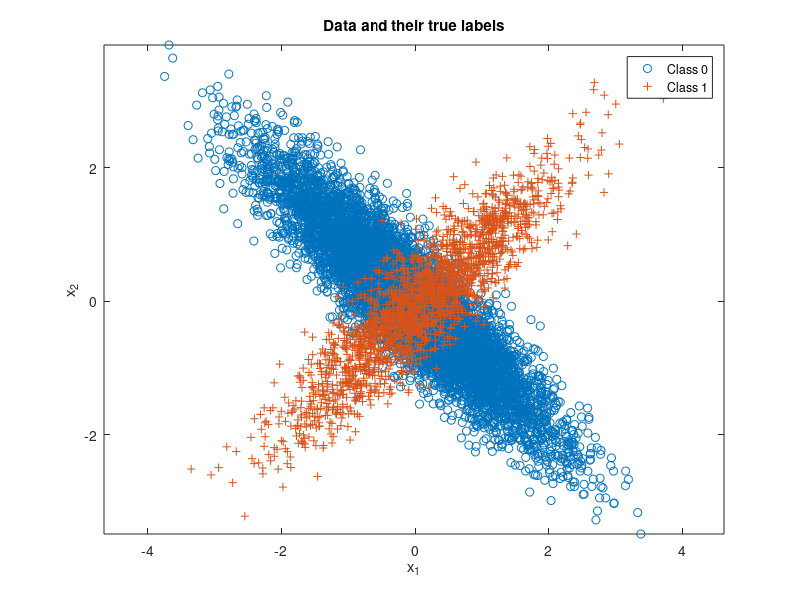

Here is the MATLAB script that generated this plot: (Note: this script raises an error after producing the figure.)
% Expected risk minimization with 2 classes
close all,

n = 2;      % number of feature dimensions
N = 10000;   % number of iid samples

% Class 0 parameters
mu(:,1) = [-0.1;0];
Sigma(:,:,1) = [1 -0.9;-0.9 1];

% Class 1 parameters
mu(:,2) = [0.1;0]; 
Sigma(:,:,2) = [1 0.9;0.9 1];

p = [0.8,0.2]; % class priors for labels 0 and 1 respectively
label = rand(1,N) >= p(1);
Nc = [length(find(label==0)),length(find(label==1))]; % number of samples from each class
x = zeros(n,N); % save up space

% Draw samples from each class pdf
total1 = 0; total2 = 0;
for i = 1 : N
    if label(i) == 0
        % Class 0 samples for each gaussian based on their distribution
        x(:,i) = mvnrnd(mu(:,1),Sigma(:,:,1),1)';
        total1 = total1 + 1;
    end
    
    if label(i) == 1
        % Class 1 samples for each gaussian based on their distribution
        x(:,i) = mvnrnd(mu(:,2),Sigma(:,:,2),1)';
        total2 = total2 + 1;
    end
end

% Plot with class labels
figure(2), clf,
plot(x(1,label==0),x(2,label==0),'o'), hold on;
plot(x(1,label==1),x(2,label==1),'+'), axis equal;
legend('Class 0','Class 1');
title('Data and their true labels');
xlabel('x_1'), ylabel('x_2');

% calculate threshold based on loss values
%lambda = [0 1;1 0];
%gamma = (lambda(2,1)-lambda(1,1))/(lambda(1,2)-lambda(2,2)) * p(1)/p(2); 

% calculate discriminant score based on class pdfs
class1pdf = evalGaussian(x,mu(:,2),Sigma(:,:,2));
class0pdf = evalGaussian(x,mu(:,1),Sigma(:,:,1));
discriminantScore = log(class1pdf)-log(class0pdf);

% compare score to threshold to make decisions
sortDisScr = sort(discriminantScore);
threshold = zeros(1,N);
decision = zeros(N,N);
indCount = zeros(4,N);
distance = zeros(1,N);

for i = 1 : N
    if i == 1
        threshold(i) = sortDisScr(1) - 0.02;
        
    elseif i == N
        threshold(i) = sortDisScr(N) - 0.02;
        
    else
        threshold(i) = (sortDisScr(i-1) + sortDisScr(i+1)) / 2;  
    end
end

for i = 1 : N
        decision(:,i) = (discriminantScore >= log(threshold(i)));
end

for i = 1 : N
    ind00 = find(logical(decision(:,i)')==0 & label==0); %p00 = length(ind00)/Nc(0); % probability of true negative
    ind10 = find(logical(decision(:,i)')==1 & label==0); %p10 = length(ind10)/Nc(0); % probability of false positive
    ind01 = find(logical(decision(:,i)')==0 & label==1); %p01 = length(ind01)/Nc(1); % probability of false negative
    ind11 = find(logical(decision(:,i)')==1 & label==1); %p11 = length(ind11)/Nc(1); % probability of true positive
    
    indCount(1:4,i)=[size(ind10,2)/Nc(1),size(ind11,2)/Nc(2),threshold(i),(size(ind10,2)+size(ind01,2))/N];  
end

indCount = (sortrows(indCount',1))';

[m,p] = min(indCount(4,:));
perror = indCount(4,p);

% Plot ROC Curve
figure(1), clf,
plot(indCount(1,:),indCount(2,:)), axis equal; hold on;
%xlim([0 1]), ylim([0 1])
legend('roc curve');
title('ROC Space');
xlabel('FPR'), ylabel('TPR');
plot(indCount(1,p),indCount(2,p),"ro");
